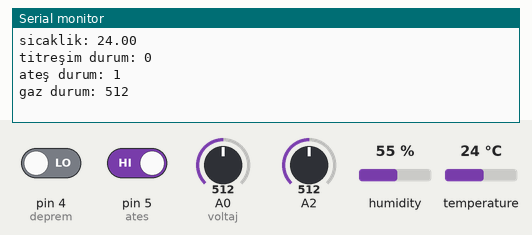
This sketch was run on a simulated Arduino Uno, built with avr-gcc and run on an emulated ATmega328P. Parts: the last lines printed to the serial monitor. Inputs (shaded band) come from the test bench; at power-on: pin 4 (deprem) LOW, pin 5 (ates) HIGH, temperature 24 °C, A0 (voltaj) = 512, A2 = 512, humidity 55 %. The modem accepts every AT command (registered, SIM ready, sends succeed) and sends nothing else.

Above: at 3.3 s.
3.4 s: pin 4 (deprem) driven HIGH
6.1 s: pin 5 (ates) driven LOW
8.7 s: temperature set to 12 °C
At 9.73 s:
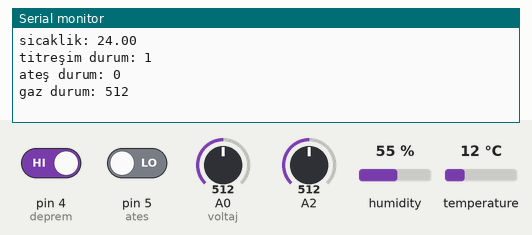
10.2 s: A0 (voltaj) set to 390
11.7 s: A2 set to 390
At 12.38 s:
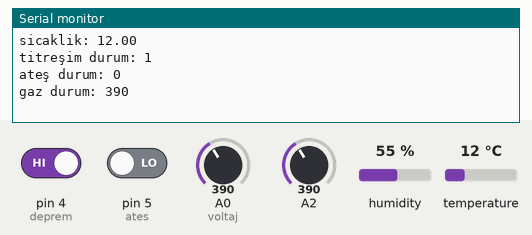
13.2 s: temperature set to 19 °C
Timing chart, 0 to 15.7 s (numbered marks = the images above; inputs shaded):
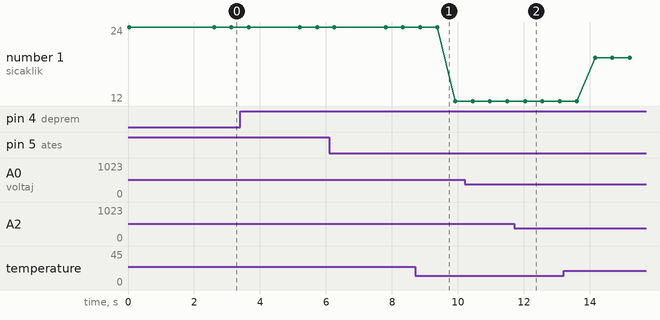

The sketch:

COK_FONKSIYONLU_GUVENLIK_SISTEMI_ARDUINO_KODU.ino
```cpp
/*                      MART 2021 TALPAY
                 ÇOK FONKSİYONLU GÜVENLİK SİSTEMİ
**************************************************************************************
  BAĞLANTI PİNLERİ:
  RASPBERRY ÇIKISI A0 NOLU DİGİTAL PİNE
  DHT11 A1 NOLU ANALOG PİNE
  MQ-9 A2 NOLU DİGİTAL PİNE

  SİM800L TX PİNİ 2 NOLU DİGİTAL PİNE
  SİM800L RX PİNİ 3 NOLU DİGİTAL PİNE
  SW-420 4 NOLU DİGİTAL PİNE
  FLAME SENSÖR 5 NOLU DİGİTAL PİNE
**************************************************************************************
  GEREKLİ KÜTÜPHANELER:
  https://github.com/adafruit/DHT-sensor-library
*/

#include "SoftwareSerial.h"
#include <DHT.h>
#include <Wire.h>

#define SIM800L_Tx 3
#define SIM800L_Rx 2

#define DHTTYPE DHT11
#define voltaj A0
#define DHTpin A1
#define deprem 4
#define ates 5

SoftwareSerial SIM800L(SIM800L_Tx, SIM800L_Rx);
DHT dht(DHTpin, DHTTYPE);

/************************** DEĞİŞKENLER ***********************************/
int deger;
int durum;
float t, h;
float vout = 0.0;
float vin = 0.0;
float R1 = 10000.0; // 10K ohm direnç
float R2 = 1000.0; // 1K ohm direnç
int value = 0;

String smsMetni = "";
void SMSgonder();

int x = 0;
int i = 0;
int j = 0;
int k = 0;
int l = 0;

/********************** SİM800L KONTROL FONKSİYONU *********************/
void SMSgonder(String mesaj) {
  SIM800L.print("AT+CMGF=1\r");
  delay(100);
  SIM800L.println("AT+CMGS=\"+905377324141\"");// 1.sahıs telefon numarasi
  delay(100);
  SIM800L.println(mesaj);
  delay(100);
  SIM800L.println((char)26);
  delay(100);
  SIM800L.println();
  delay(100);
  SIM800L.println("AT+CMGD=1,4");
  delay(100);
  SIM800L.println("AT+CMGF=1");
  delay(100);
  SIM800L.println("AT+CNMI=1,2,0,0,0");
  delay(200);
  smsMetni = "";
}

void setup() {
  dht.begin();
  Serial.begin(9600);
  SIM800L.begin(9600);

  pinMode(voltaj, INPUT);
  pinMode(deprem, INPUT);
  pinMode(ates, INPUT);

}

void loop() {
  /**************** HESAPLAMALARIN YAPILMASI *****************************/
  value = analogRead(voltaj);
  vout = (value * 5.0) / 1024.0;
  vin = vout / (R2 / (R1 + R2));
  if (vin < 0.09) {
    vin = 0.0;
  }
  h = dht.readHumidity();
  t = dht.readTemperature();
  int val = digitalRead(deprem);//sw420 titreşim sensörü
  durum = digitalRead(ates);// flame sensör
  deger = analogRead(A2); // mq9 gaz sensörü

  /**************** DEĞERLERİN SERİ POPTA YAZILMASI *****************************/
  Serial.print("voltaj: ");
  Serial.println(vin);
  Serial.print("sicaklik: ");
  Serial.println(t);
  Serial.print("titreşim durum: ");
  Serial.println(val);
  Serial.print("ateş durum: ");
  Serial.println(durum);
  Serial.print("gaz durum: ");
  Serial.println(deger);
  Serial.println(" ");

  /********************** ACİL DURUMLARDA ALICININ UYARILMASI *********************/
  /*******************************************************************************/
  if (vin >= 2.00 && x == 0) {
    smsMetni = "HAREKET ALGILANDI";
    SMSgonder(smsMetni);
    Serial.println("HAREKET ALGILANDI");
    Serial.println(" ");
    x = 1;
  }

  if (vin < 2.00) {
    x = 0;
  }

  /*******************************************************************************/
  if (deger >= 400 && i == 0) {
    smsMetni = "KIMYASAL GAZ TEHLIKESI";
    SMSgonder(smsMetni);
    Serial.println("KIMYASAL GAZ TEHLIKESI");
    Serial.println(" ");
    i = 1;
  }

  if (deger < 400) {
    i = 0;
  }

  /*******************************************************************************/
  if ((durum == 0 || (deger >= 400 && t >= 45)) && j == 0) {
    smsMetni = "YANGIN TEHLIKESI";
    SMSgonder(smsMetni);
    Serial.println("YANGIN TEHLIKESI");
    Serial.println(" ");
    j = 1;
  }

  if (durum == 1) {
    j = 0;
  }

  /*******************************************************************************/
  if (val == 1 && k == 0) {
    smsMetni = "DEPREM TEHLIKESI";
    SMSgonder(smsMetni);
    Serial.println("DEPREM TEHLIKESI");
    Serial.println(" ");
    k = 1;
  }

  if (val == 0) {
    k = 0;
  }

  /*******************************************************************************/
  if (t >= 45 && l == 0) {
    smsMetni = "SICAKLIK ARTISI";
    SMSgonder(smsMetni);
    Serial.println("SICAKLIK ARTISI");
    Serial.println(" ");
    l = 1;
  }

  if (t < 45) {
    l = 0;
  }

  delay(500);
}
```

Measured:
- after the input at 11.7 s, the serial monitor: prints a new line after 0.39 s (image 2)
- plotted number 1: 24 → 12 after the input at 8.7 s, 12 → 19 after the input at 13.2 s
